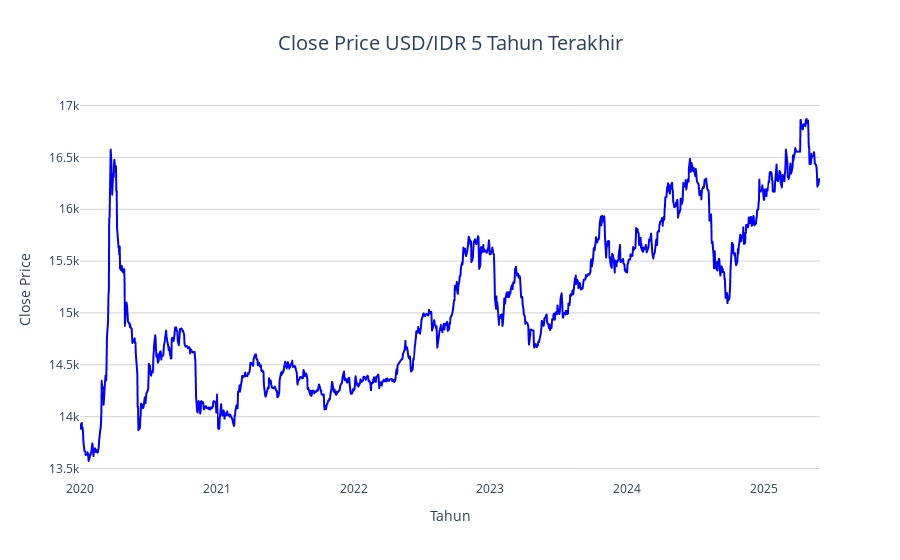

Notebook source saved alongside this figure:
### Code cell
import plotly.express as px

df_close = pd.DataFrame(df_all['Close Price']).copy()
df_close = df_close.reset_index()   # ensure Date is a column
df_close.rename(columns={"index": "Date"}, inplace=True)

fig = px.line(
    df_close,
    x="Date",
    y="Close Price",
    title="Close Price USD/IDR 5 Tahun Terakhir",
    labels={"Close Price": "Close Price", "Date": "Tahun"},
    template="plotly_white"
)

# Customize layout
fig.update_traces(line=dict(color="blue", width=2))
fig.update_layout(
    title=dict(x=0.5, font=dict(size=20)),
    xaxis=dict(showgrid=False),
    yaxis=dict(showgrid=True, gridcolor="lightgray"),
    hovermode="x unified"
)

fig.show()

### Figure 1 — Plotly figure (JSON) as saved in the notebook; plotly's stock layout.template omitted (floating-point values rounded to 4 significant figures; data arrays with more than 128 entries replaced by an {"elided": "..."} marker saying what was removed)
{"data": [{"hovertemplate": "Tahun=%{x}<br>Close Price=%{y}<extra></extra>", "legendgroup": "", "line": {"color": "blue", "dash": "solid", "width": 2}, "marker": {"symbol": "circle"}, "mode": "lines", "name": "", "showlegend": false, "type": "scattergl", "x": {"elided": "1358 str values"}, "xaxis": "x", "y": {"elided": "1358 float values"}, "yaxis": "y"}], "layout": {"hovermode": "x unified", "legend": {"tracegroupgap": 0}, "title": {"font": {"size": 20}, "text": "Close Price USD/IDR 5 Tahun Terakhir", "x": 0.5}, "xaxis": {"anchor": "y", "domain": [0, 1], "showgrid": false, "title": {"text": "Tahun"}}, "yaxis": {"anchor": "x", "domain": [0, 1], "gridcolor": "lightgray", "showgrid": true, "title": {"text": "Close Price"}}}}
